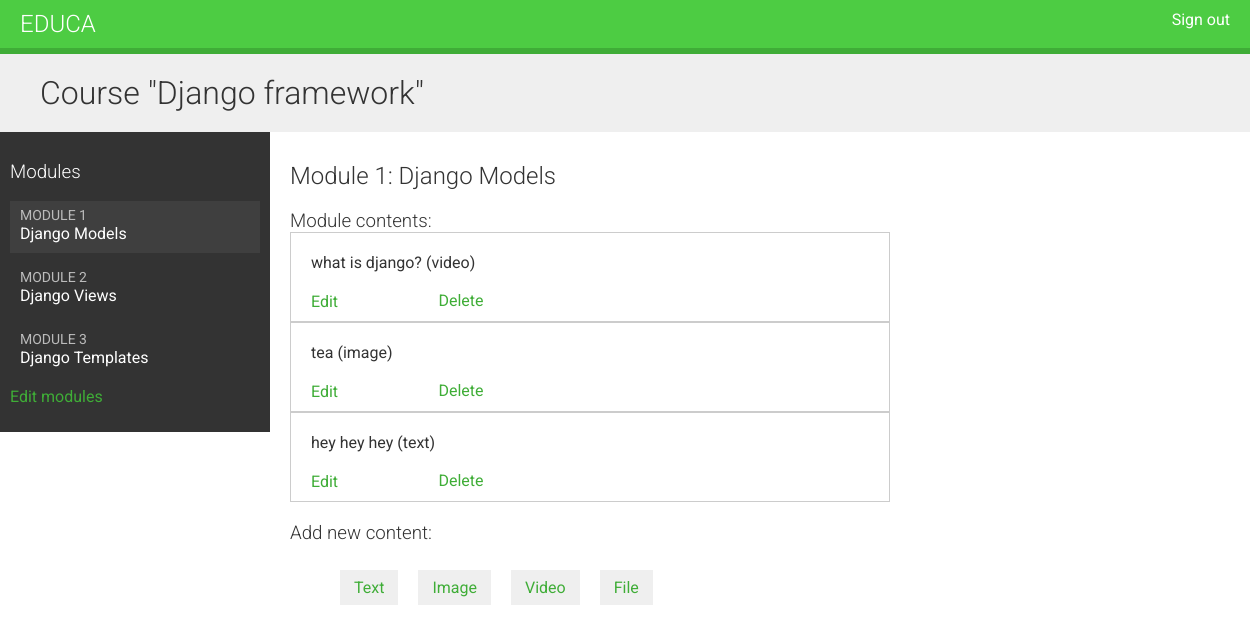
The page /course/module/1/ (signed in) on the database its author committed.
### courses/models.py (models this page shows, shortened)
class Course(models.Model):
    owner = models.ForeignKey(User,
                              related_name='courses_created',
                              on_delete=models.CASCADE)
    subject = models.ForeignKey(Subject,
                                related_name='courses',
                                on_delete=models.CASCADE)
    title = models.CharField(max_length=200)
    slug = models.SlugField(max_length=200, unique=True)
    overview = models.TextField()
    created = models.DateTimeField(auto_now_add=True)
    students = models.ManyToManyField(User,
                                      related_name='courses_joined',
                                      blank=True)
    class Meta:
        ordering = ['-created']

class Module(models.Model):
    course = models.ForeignKey(Course,
                               related_name='modules',
                               on_delete=models.CASCADE)
    title = models.CharField(max_length=200)
    description = models.TextField(blank=True)
    order = OrderField(blank=True, for_fields=['course'])
    class Meta:
        ordering = ['order']

class Content(models.Model):
    module = models.ForeignKey(Module,
                               related_name='contents',
                               on_delete=models.CASCADE)
    content_type = models.ForeignKey(ContentType,
                                     on_delete=models.CASCADE,
                                     limit_choices_to={'model__in':(
                                     'text',
                                     'video',
                                     'image',
                                     'file')})
    object_id = models.PositiveIntegerField()
    item = GenericForeignKey('content_type', 'object_id')
    order = OrderField(blank=True, for_fields=['module'])
    class Meta:
        ordering = ['order']

class ItemBase(models.Model):
    owner = models.ForeignKey(User,
                              related_name='%(class)s_related',
                              on_delete=models.CASCADE)
    title = models.CharField(max_length=250)
    created = models.DateTimeField(auto_now_add=True)
    updated = models.DateTimeField(auto_now=True)
    class Meta:
        abstract = True
    def __str__(self):
        return self.title

class Video(ItemBase):
    url = models.URLField()

class Image(ItemBase):
       file = models.FileField(upload_to='images')

class Text(ItemBase):
    content = models.TextField()

### courses/views.py (the view)
class ModuleContentListView(TemplateResponseMixin, View):
    template_name = 'courses/manage/module/content_list.html'
    def get(self, request, module_id):
        module = get_object_or_404(Module,
                                   id=module_id,
                                   course__owner=request.user)
        return self.render_to_response({'module': module})

### courses/templatetags/course.py (called while the page is built)
@register.filter
def model_name(obj):
    try:
        return obj._meta.model_name
    except AttributeError:
        return None

### courses/templates/courses/manage/module/content_list.html (shortened to what this page needs)
{% extends "base.html" %}
{% load course %}
{% block content %}
{% with course=module.course %}
  <h1>Course "{{ course.title }}"</h1>
  <div class="contents">
    <h3>Modules</h3>
    <ul id="modules">
      {% for m in course.modules.all %}
        <li data-id="{{ m.id }}" {% if m == module %}class="selected"{% endif %}>
          <a href="{% url "module_content_list" m.id %}">
            <span>
              Module <span class="order">{{ m.order|add:1 }}</span>
            </span>
            <br>
            {{ m.title }}
          </a>
        </li>
      {% empty %}
        <li>No modules yet.</li>
      {% endfor %}
    </ul>
    <p><a href="{% url "course_module_update" course.id %}">
    Edit modules</a></p>
  </div>
  <div class="module">
    <h2>Module {{ module.order|add:1 }}: {{ module.title }}</h2>
    <h3>Module contents:</h3>
    <div id="module-contents">
      {% for content in module.contents.all %}
        <div data-id="{{ content.id }}">
          {% with item=content.item %}
            <p>{{ item }} ({{ item|model_name }})</p>
            <a href="{% url "module_content_update" module.id item|model_name item.id %}">
              Edit
            </a>
            <form action="{% url "module_content_delete" content.id %}" method="post">
              <input type="submit" value="Delete">
            </form>
            {% endwith %}
        </div>
      {% empty %}
        <p>This module has no contents yet.</p>
      {% endfor %}
    </div>
    <h3>Add new content:</h3>
    <ul class="content-types">
      <li>
        <a href="{% url "module_content_create" module.id "text" %}">Text</a>
      </li>
      <li>
        <a href="{% url "module_content_create" module.id "image" %}">Image</a>
      </li>
      <li>
        <a href="{% url "module_content_create" module.id "video" %}">Video</a>
      </li>
      <li>
        <a href="{% url "module_content_create" module.id "file" %}">File</a>
      </li>
    </ul>
  </div>
{% endwith %}
{% endblock %}

### courses/templates/base.html (shortened to what this page needs)
{% load static %}
<!DOCTYPE html>
<html>
  <head>
    <link href="{% static "css/base.css" %}" rel="stylesheet">
  </head>
  <body>
    <div id="header">
      <a href="/" class="logo">Educa</a>
      <ul class="menu">
        {% if request.user.is_authenticated %}
          <li><a href="{% url "logout" %}">Sign out</a></li>
        {% else %}
          <li><a href="{% url "login" %}">Sign in</a></li>
        {% endif %}
      </ul>
    </div>
    <div id="content">
      {% block content %}
      {% endblock %}
    </div>
  </body>
</html>

### courses/static/css/base.css (style rules this page uses)
body { margin:0; font-family:'Roboto', sans-serif; font-weight:400; color:#333; }
a { color:#3fad37; text-decoration:none; }
ul { float:left; }
h1, h2, h3, h4, h5, h6 { font-family:'Roboto', sans-serif; font-weight:300; }
h1 { background:#efefef; width:100%; overflow:auto; padding:20px 0 20px 40px; margin:0; }
.module { padding:10px 20px; float:left; width:600px; }
.module h3 { margin:20px 0 0; padding:0; width:100%; }
.module p { margin:10px 0 20px; width:100%; float:left; }
#header { background:#4dcc43; overflow:auto; padding:10px 20px; border-bottom:6px solid #3fad37; }
#header .logo { text-decoration:none; font-family:'Roboto', sans-serif; font-weight:300; text-transform:uppercase; font-size:24px; color:#fff; float:left; }
#header a { color:#fff; }
#header .menu { list-style:none; float:right; margin:0; padding:0; }
.contents { width:20%; padding:10px; float:left; background:#333; color: #fff; font-family:'Roboto', sans-serif; }
.contents ul { list-style:none; margin:0; padding:0; width:100%; }
.contents ul li { margin:0 0 10px 0; padding:4px 10px 10px; overflow:auto; cursor:move; }
.contents ul li.selected { background:#3f3f3f; }
.contents ul span { text-transform:uppercase; color:#bbb; font-size:14px; }
.contents ul a { display:block; color:#fff; text-decoration:none; }
ul.content-types li { list-style:none; float:left; margin:10px; background:#efefef; padding:8px 14px; }
input, select, textarea { border:1px solid #ccc; border-bottom:3px solid #ccc; padding:8px 12px; font-size:16px; font-family:'Roboto', sans-serif; float:left; clear:both; width:300px; }
input[type=submit], a.button { border-radius:5px; background:#4dcc43; color:#fff; font-size:16px; text-transform:uppercase; border:none; padding:10px 20px; margin:20px 0; }
#module-contents div { padding:10px 20px; border:1px solid #ccc; background:#fff }
#module-contents form { margin:0; padding:0; }
#module-contents input[type=submit] { color:#3fad37; background:none; margin:-20px 0 0; padding:0; float:left; text-transform:none; }

### rows shown on the page
Course: title "Django framework"
Module: order|add "1", title "Django Models"
Module: order|add "2", title "Django Views"
Module: order|add "3", title "Django Templates"
Content: item "what is django?", item|model_name "video"
Content: item "tea", item|model_name "image"
Content: item "hey hey hey", item|model_name "text"
